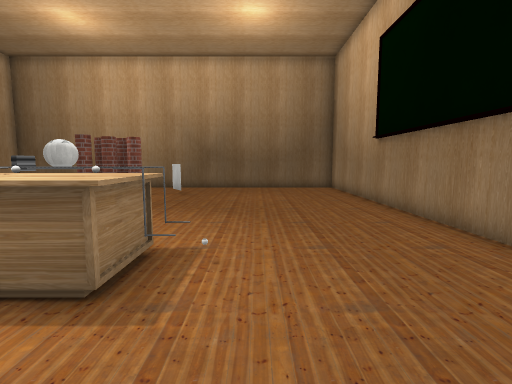
View 1 (above)

16 first-person views from a walk through a scene from a Unity 3-D project. The camera is 1.3 m above the floor, tilts 6° down and sees 85° across. Doors are open. The floor is counted in squares, 0.9 m on a side. Each view is taken from the middle of a square. On the plan, view 1 faces up. The plan holds only what a view shows up to about 14 squares ahead; the rest is blank. The player is left out. Some surface patterns are stand-ins.

View 2
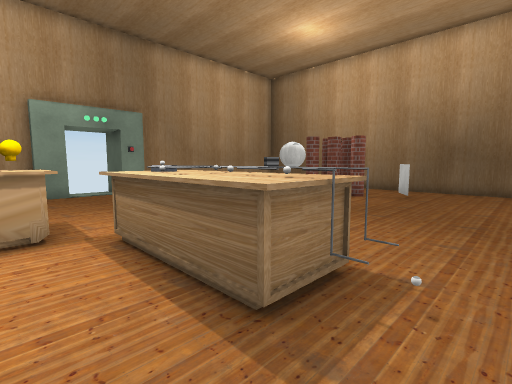

View 3
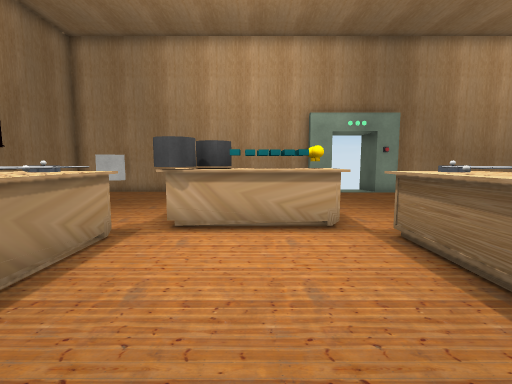

View 4
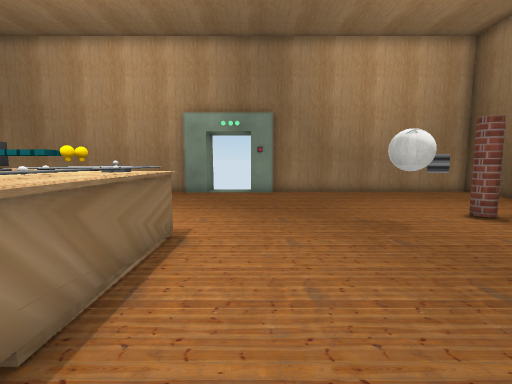

View 5
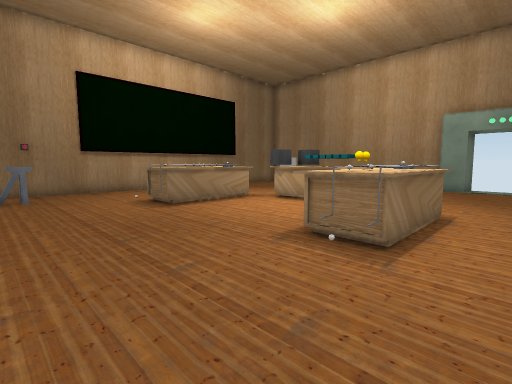

View 6
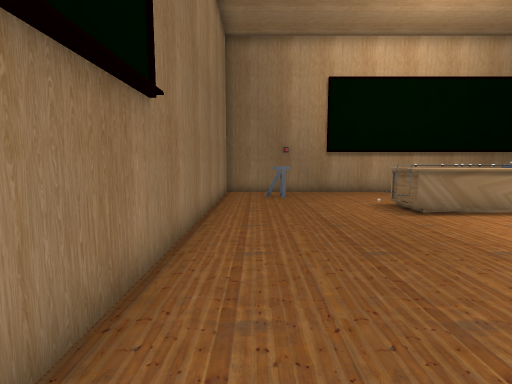

View 7
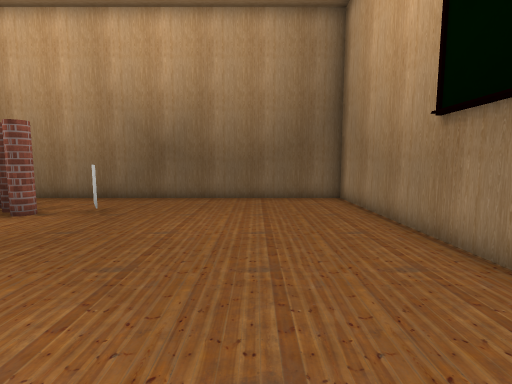

View 8
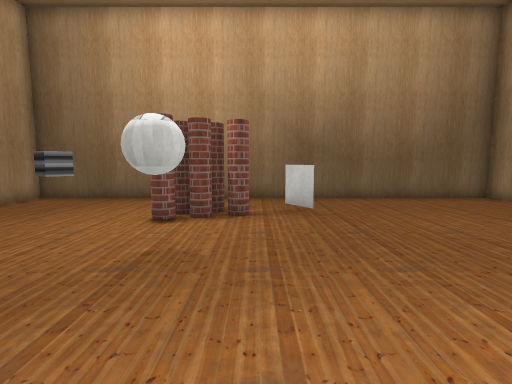

View 9
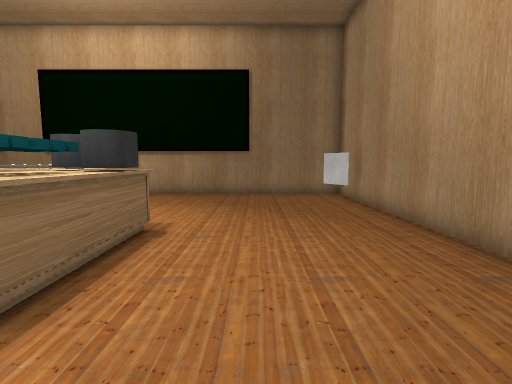

View 10
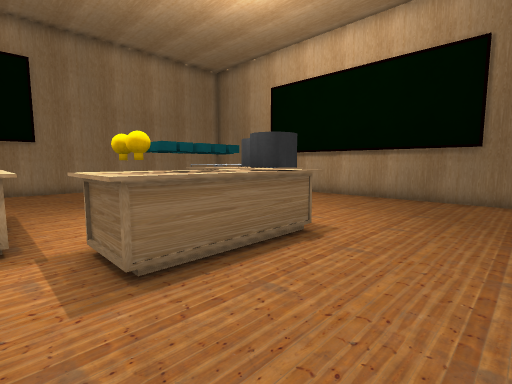

View 11
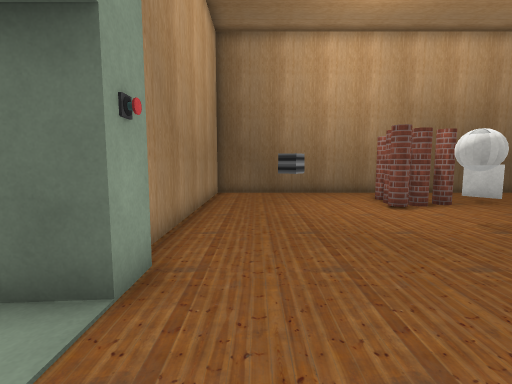

View 12
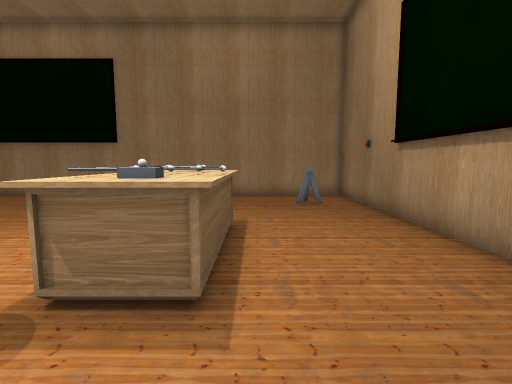

View 13
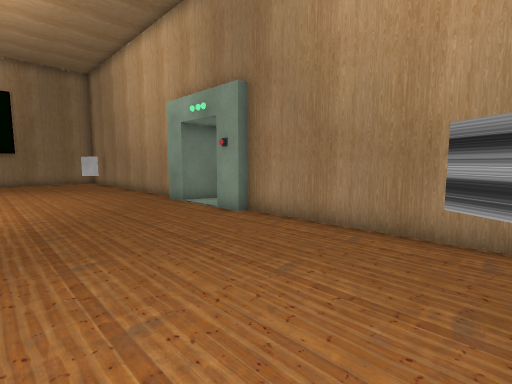

View 14
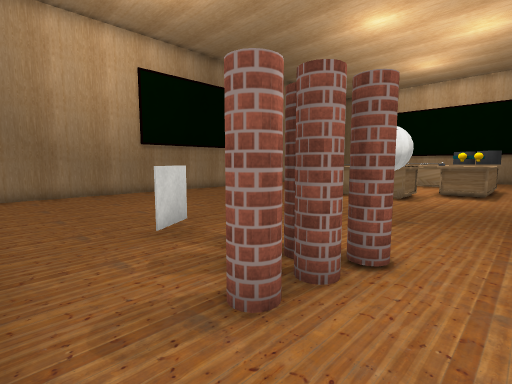

View 15
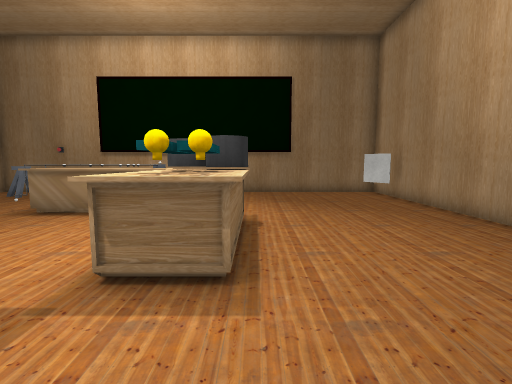

View 16
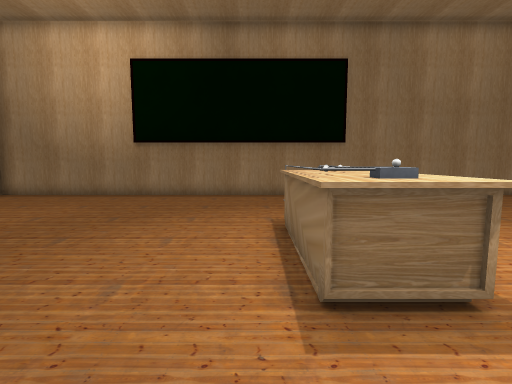

### Floor plan
Points are (right, up) in squares from view 1. A wall is a line through its corners. A room is listed if a view was taken in it or the views show most of it. See-through windows are left out.
Room 1 (views 1, 2, 3, 4, 5, 6, 7, 8, 9, 10, 11, 12, 13, 14, 15, 16)
walls: (-3.4, 12.6) (-4.1, 13.7); (-13.8, 2.6) (-13.8, -8.8) (4.5, -8.8) (4.5, 16.4) (-13.8, 16.4) (-13.8, 6.8); (-13.5, 6.8) (-13.5, 5.8) (-15.2, 5.8); (-15.2, 3.6) (-13.5, 3.6) (-13.5, 2.5); (-13.4, -6.2) (-12.7, -7.3)
ways out: open door at (-15, 4.5)
objects: other object (-11, 13); table (-8, -2); cylinder (-8, -1) to (-7, -1); table (-8, 0) to (-6, 2); cylinder (-7, -2) to (-6, -1); white ball (-7, 9) to (-6, 10); other object (-7, 12) to (-5, 14); table (-5, -4) to (-2, -3); table (-5, 3) to (-2, 4); other object (2, -7)

Positions as (right, up) in squares from view 1, and headings:
1: (0, 0), facing up
2: (0, 1), facing up-left
3: (0, 0), facing left
4: (0, 6), facing left
5: (3, 6), facing down-left
6: (3, 5), facing down
7: (1, 5), facing up
8: (-5, 5), facing up
9: (-10, 4), facing down
10: (-11, 3), facing down-right
11: (-12, 3), facing up
12: (-8, -5), facing right
13: (-8, 13), facing down-left
14: (-9, 16), facing down-right
15: (-8, 5), facing down
16: (-8, 5), facing right
